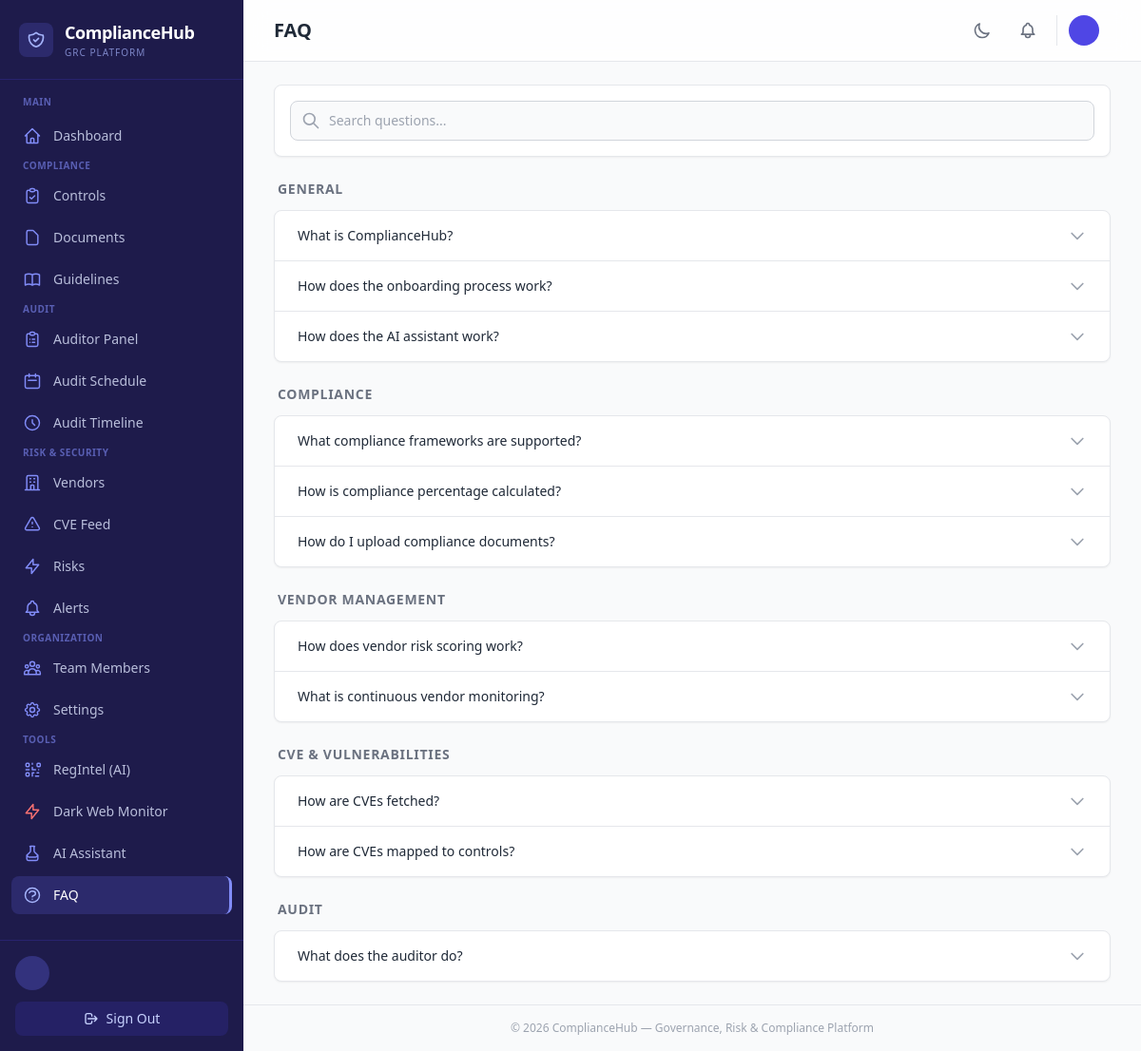
Screenshot of /faq/ with the database file from the repository.
### faq/models.py (models this page shows, shortened)
class FAQ(models.Model):
    question = models.TextField()
    answer = models.TextField()
    category = models.CharField(max_length=50, choices=[
        ('general', 'General'),
        ('compliance', 'Compliance'),
        ('vendor', 'Vendor Management'),
        ('cve', 'CVE & Vulnerabilities'),
        ('audit', 'Audit'),
    ])
    order = models.IntegerField(default=0)
    is_active = models.BooleanField(default=True)
    class Meta:
        ordering = ['order']
        verbose_name = 'FAQ'
        verbose_name_plural = 'FAQs'

### faq/views.py (the view)
# urls.py: path('', views.faq_list, name='faq_list'),
def faq_list(request):
    faqs = FAQ.objects.filter(is_active=True)
    category_labels = dict(FAQ._meta.get_field('category').choices)
    grouped = OrderedDict()
    for key, label in category_labels.items():
        category_faqs = [f for f in faqs if f.category == key]
        if category_faqs:
            grouped[label] = category_faqs
    return render(request, 'faq/faq_list.html', {'grouped_faqs': grouped})

### core/context_processors.py (called while the page is built, shortened)
def global_context(request):
    context = {}
    return context

### templates/faq/faq_list.html (shortened to what this page needs)
{% extends "base.html" %}
{% block page_title %}FAQ{% endblock %}
{% block content %}
<div class="space-y-6">
    <div class="bg-white dark:bg-gray-800 rounded-lg shadow-sm border border-gray-200 dark:border-gray-700 p-4">
        <div class="relative">
            <svg class="absolute left-3 top-1/2 -translate-y-1/2 w-5 h-5 text-gray-400 dark:text-gray-500" fill="none" stroke="currentColor" viewBox="0 0 24 24">
                <path stroke-linecap="round" stroke-linejoin="round" stroke-width="2" d="M21 21l-6-6m2-5a7 7 0 11-14 0 7 7 0 0114 0z"/>
            </svg>
            <input type="text" id="faq-search"
                   placeholder="Search questions..."
                   autocomplete="off"
                   class="w-full rounded-lg border border-gray-300 dark:border-gray-600 bg-gray-50 dark:bg-gray-700 text-sm text-gray-700 dark:text-gray-200 pl-10 pr-4 py-2.5 focus:ring-2 focus:ring-primary-500 focus:border-primary-500 placeholder-gray-400 dark:placeholder-gray-500">
        </div>
    </div>
    {% for category, faqs in grouped_faqs.items %}
    <div class="faq-category">
        <h2 class="text-sm font-semibold text-gray-500 dark:text-gray-400 uppercase tracking-wider mb-3 px-1">{{ category }}</h2>
        <div class="bg-white dark:bg-gray-800 rounded-lg shadow-sm border border-gray-200 dark:border-gray-700 divide-y divide-gray-200 dark:divide-gray-700">
            {% for faq in faqs %}
            <div class="faq-item" data-question="{{ faq.question|lower }}" data-answer="{{ faq.answer|lower }}">
                <button type="button"
                        onclick="toggleFaq(this)"
                        class="faq-toggle w-full flex items-center justify-between gap-4 px-6 py-4 text-left hover:bg-gray-50 dark:hover:bg-gray-700/50 transition-colors">
                    <span class="text-sm font-medium text-gray-800 dark:text-gray-100">{{ faq.question }}</span>
                    <svg class="faq-chevron w-5 h-5 text-gray-400 dark:text-gray-500 flex-shrink-0 transition-transform duration-200" fill="none" stroke="currentColor" viewBox="0 0 24 24">
                        <path stroke-linecap="round" stroke-linejoin="round" stroke-width="2" d="M19 9l-7 7-7-7"/>
                    </svg>
                </button>
            </div>
            {% endfor %}
        </div>
    </div>
    {% endfor %}
</div>
{% endblock %}

### templates/base.html (shortened to what this page needs)
{% load static %}
<!DOCTYPE html>
<html lang="en" class="">
<head>
    <script src="https://cdn.tailwindcss.com"></script>
</head>
<body class="bg-gray-50 dark:bg-gray-900 text-gray-900 dark:text-gray-100 min-h-screen">
    <aside id="sidebar" class="fixed top-0 left-0 z-50 h-screen w-64 bg-sidebar dark:bg-sidebar-dark flex flex-col transform -translate-x-full lg:translate-x-0">
        <div class="flex items-center gap-3 px-5 py-5 border-b border-indigo-800/40">
            <div class="flex items-center justify-center w-9 h-9 rounded-lg bg-indigo-500/20">
            </div>
            <div>
                <h1 class="text-lg font-bold text-white tracking-tight">ComplianceHub</h1>
                <p class="text-[10px] text-indigo-300/70 uppercase tracking-widest font-medium">GRC Platform</p>
            </div>
        </div>
        <nav class="flex-1 overflow-y-auto py-4 px-3 space-y-1">
            <p class="px-3 mb-2 text-[10px] font-semibold text-indigo-400/60 uppercase tracking-wider">Main</p>
            <a href="/dashboard/" class="nav-link flex items-center gap-3 px-3 py-2.5 rounded-lg text-sm font-medium text-indigo-100/80 hover:text-white hover:bg-indigo-600/20 group"
               data-path="/dashboard">
                Dashboard
            </a>
            <p class="px-3 mt-5 mb-2 text-[10px] font-semibold text-indigo-400/60 uppercase tracking-wider">Compliance</p>
            <a href="/compliance/controls/" class="nav-link flex items-center gap-3 px-3 py-2.5 rounded-lg text-sm font-medium text-indigo-100/80 hover:text-white hover:bg-indigo-600/20 group"
               data-path="/compliance/controls">
                Controls
            </a>
            <a href="/compliance/documents/" class="nav-link flex items-center gap-3 px-3 py-2.5 rounded-lg text-sm font-medium text-indigo-100/80 hover:text-white hover:bg-indigo-600/20 group"
               data-path="/compliance/documents">
                Documents
            </a>
            <a href="/compliance/guidelines/" class="nav-link flex items-center gap-3 px-3 py-2.5 rounded-lg text-sm font-medium text-indigo-100/80 hover:text-white hover:bg-indigo-600/20 group"
               data-path="/compliance/guidelines">
                Guidelines
            </a>
            <p class="px-3 mt-5 mb-2 text-[10px] font-semibold text-indigo-400/60 uppercase tracking-wider">Audit</p>
            <a href="/auditor/" class="nav-link flex items-center gap-3 px-3 py-2.5 rounded-lg text-sm font-medium text-indigo-100/80 hover:text-white hover:bg-indigo-600/20 group"
               data-path="/auditor">
                Auditor Panel
            </a>
            <a href="/auditor/audits/" class="nav-link flex items-center gap-3 px-3 py-2.5 rounded-lg text-sm font-medium text-indigo-100/80 hover:text-white hover:bg-indigo-600/20 group"
               data-path="/auditor/audits">
                <svg class="w-5 h-5 text-indigo-400 group-hover:text-indigo-300 flex-shrink-0" fill="none" stroke="currentColor" viewBox="0 0 24 24">
                    <path stroke-linecap="round" stroke-linejoin="round" stroke-width="1.75" d="M8 7V3m8 4V3m-9 8h10M5 21h14a2 2 0 002-2V7a2 2 0 00-2-2H5a2 2 0 00-2 2v12a2 2 0 002 2z"/>
                </svg>
                Audit Schedule
            </a>
            <a href="/auditor/timeline/" class="nav-link flex items-center gap-3 px-3 py-2.5 rounded-lg text-sm font-medium text-indigo-100/80 hover:text-white hover:bg-indigo-600/20 group"
               data-path="/auditor/timeline">
                <svg class="w-5 h-5 text-indigo-400 group-hover:text-indigo-300 flex-shrink-0" fill="none" stroke="currentColor" viewBox="0 0 24 24">
                    <path stroke-linecap="round" stroke-linejoin="round" stroke-width="1.75" d="M12 8v4l3 3m6-3a9 9 0 11-18 0 9 9 0 0118 0z"/>
                </svg>
                Audit Timeline
            </a>
            <p class="px-3 mt-5 mb-2 text-[10px] font-semibold text-indigo-400/60 uppercase tracking-wider">Risk &amp; Security</p>
            <a href="/vendors/" class="nav-link flex items-center gap-3 px-3 py-2.5 rounded-lg text-sm font-medium text-indigo-100/80 hover:text-white hover:bg-indigo-600/20 group"
               data-path="/vendors">
                Vendors
            </a>
            <a href="/cve/" class="nav-link flex items-center gap-3 px-3 py-2.5 rounded-lg text-sm font-medium text-indigo-100/80 hover:text-white hover:bg-indigo-600/20 group"
               data-path="/cve">
                CVE Feed
            </a>
            <a href="/risks/" class="nav-link flex items-center gap-3 px-3 py-2.5 rounded-lg text-sm font-medium text-indigo-100/80 hover:text-white hover:bg-indigo-600/20 group"
               data-path="/risks">
                <svg class="w-5 h-5 text-indigo-400 group-hover:text-indigo-300 flex-shrink-0" fill="none" stroke="currentColor" viewBox="0 0 24 24">
                    <path stroke-linecap="round" stroke-linejoin="round" stroke-width="1.75" d="M13 10V3L4 14h7v7l9-11h-7z"/>
                </svg>
                Risks
            </a>
            <a href="/alerts/" class="nav-link flex items-center gap-3 px-3 py-2.5 rounded-lg text-sm font-medium text-indigo-100/80 hover:text-white hover:bg-indigo-600/20 group"
               data-path="/alerts">
                Alerts
            </a>
            <p class="px-3 mt-5 mb-2 text-[10px] font-semibold text-indigo-400/60 uppercase tracking-wider">Organization</p>
            <a href="/organization/users/" class="nav-link flex items-center gap-3 px-3 py-2.5 rounded-lg text-sm font-medium text-indigo-100/80 hover:text-white hover:bg-indigo-600/20 group"
               data-path="/organization/users">
                Team Members
            </a>
            <a href="/organization/settings/" class="nav-link flex items-center gap-3 px-3 py-2.5 rounded-lg text-sm font-medium text-indigo-100/80 hover:text-white hover:bg-indigo-600/20 group"
               data-path="/organization/settings">
                Settings
            </a>
            <p class="px-3 mt-5 mb-2 text-[10px] font-semibold text-indigo-400/60 uppercase tracking-wider">Tools</p>
            <a href="/intel/" class="nav-link flex items-center gap-3 px-3 py-2.5 rounded-lg text-sm font-medium text-indigo-100/80 hover:text-white hover:bg-indigo-600/20 group"
               data-path="/intel">
                RegIntel (AI)
            </a>
            <a href="/threat/" class="nav-link flex items-center gap-3 px-3 py-2.5 rounded-lg text-sm font-medium text-indigo-100/80 hover:text-white hover:bg-indigo-600/20 group"
               data-path="/threat">
                <svg class="w-5 h-5 text-red-400 group-hover:text-red-300 flex-shrink-0 animate-pulse" fill="none" stroke="currentColor" viewBox="0 0 24 24">
                    <path stroke-linecap="round" stroke-linejoin="round" stroke-width="1.75" d="M13 10V3L4 14h7v7l9-11h-7z"/>
                </svg>
                Dark Web Monitor
            </a>
            <a href="/ai/chat/" class="nav-link flex items-center gap-3 px-3 py-2.5 rounded-lg text-sm font-medium text-indigo-100/80 hover:text-white hover:bg-indigo-600/20 group"
               data-path="/ai/chat">
                AI Assistant
            </a>
            <a href="/faq/" class="nav-link flex items-center gap-3 px-3 py-2.5 rounded-lg text-sm font-medium text-indigo-100/80 hover:text-white hover:bg-indigo-600/20 group"
               data-path="/faq">
                FAQ
            </a>
        </nav>
        <div class="border-t border-indigo-800/40 p-4">
            <div class="flex items-center gap-3 mb-3">
                <div class="flex items-center justify-center w-9 h-9 rounded-full bg-indigo-500/30 text-indigo-200 text-sm font-bold flex-shrink-0">
                </div>
            </div>
            <a href="{% url 'logout' %}"
               class="flex items-center justify-center gap-2 w-full px-3 py-2 text-sm font-medium text-indigo-200 bg-indigo-800/30 hover:bg-indigo-700/40 rounded-lg transition-colors">
                <svg class="w-4 h-4" fill="none" stroke="currentColor" viewBox="0 0 24 24">
                    <path stroke-linecap="round" stroke-linejoin="round" stroke-width="2" d="M17 16l4-4m0 0l-4-4m4 4H7m6 4v1a3 3 0 01-3 3H6a3 3 0 01-3-3V7a3 3 0 013-3h4a3 3 0 013 3v1"/>
                </svg>
                Sign Out
            </a>
        </div>
    </aside>
    <div class="lg:ml-64 min-h-screen flex flex-col">
        <header class="sticky top-0 z-30 bg-white/80 dark:bg-gray-800/80 backdrop-blur-md border-b border-gray-200 dark:border-gray-700">
            <div class="flex items-center justify-between h-16 px-4 sm:px-6 lg:px-8">
                <div class="flex items-center gap-4">
                    <h1 class="text-xl font-semibold text-gray-800 dark:text-gray-100">
                        {% block page_title %}Dashboard{% endblock %}
                    </h1>
                </div>
                <div class="flex items-center gap-2 sm:gap-3">
                    <button onclick="toggleDarkMode()" id="theme-toggle"
                            class="p-2 rounded-lg text-gray-500 hover:text-gray-700 dark:text-gray-400 dark:hover:text-gray-200 hover:bg-gray-100 dark:hover:bg-gray-700 transition-colors"
                            title="Toggle dark mode">
                        <svg id="theme-icon-dark" class="w-5 h-5" fill="none" stroke="currentColor" viewBox="0 0 24 24">
                            <path stroke-linecap="round" stroke-linejoin="round" stroke-width="2" d="M20.354 15.354A9 9 0 018.646 3.646 9.003 9.003 0 0012 21a9.003 9.003 0 008.354-5.646z"/>
                        </svg>
                    </button>
                    <a href="/alerts/" class="relative p-2 rounded-lg text-gray-500 hover:text-gray-700 dark:text-gray-400 dark:hover:text-gray-200 hover:bg-gray-100 dark:hover:bg-gray-700 transition-colors">
                    </a>
                    <div class="hidden sm:flex items-center gap-3 pl-3 border-l border-gray-200 dark:border-gray-600">
                        <div class="flex items-center justify-center w-8 h-8 rounded-full bg-primary-600 text-white text-sm font-bold">
                        </div>
                    </div>
                </div>
            </div>
        </header>
        <main class="flex-1 px-4 sm:px-6 lg:px-8 py-6">
            {% block content %}{% endblock %}
        </main>
        <footer class="border-t border-gray-200 dark:border-gray-700 px-4 sm:px-6 lg:px-8 py-4">
            <p class="text-xs text-gray-400 dark:text-gray-500 text-center">
                &copy; 2026 ComplianceHub &mdash; Governance, Risk &amp; Compliance Platform
            </p>
        </footer>
    </div>
</body>
</html>

### templates/base.html (style rules this page uses)
#sidebar { transition: transform 0.3s ease-in-out; }
* { transition: background-color 0.2s ease, border-color 0.2s ease, color 0.2s ease; }
.nav-active { background: rgba(99, 102, 241, 0.2); border-right: 3px solid #818cf8; }

### rows the page displays
FAQ: category "GENERAL", question "What is ComplianceHub?"
FAQ: question "How does the onboarding process work?"
FAQ: question "How does the AI assistant work?"
FAQ: category "COMPLIANCE", question "What compliance frameworks are supported?"
FAQ: question "How is compliance percentage calculated?"
FAQ: question "How do I upload compliance documents?"
FAQ: category "VENDOR MANAGEMENT", question "How does vendor risk scoring work?"
FAQ: question "What is continuous vendor monitoring?"
FAQ: category "CVE & VULNERABILITIES", question "How are CVEs fetched?"
FAQ: question "How are CVEs mapped to controls?"
FAQ: category "AUDIT", question "What does the auditor do?"
